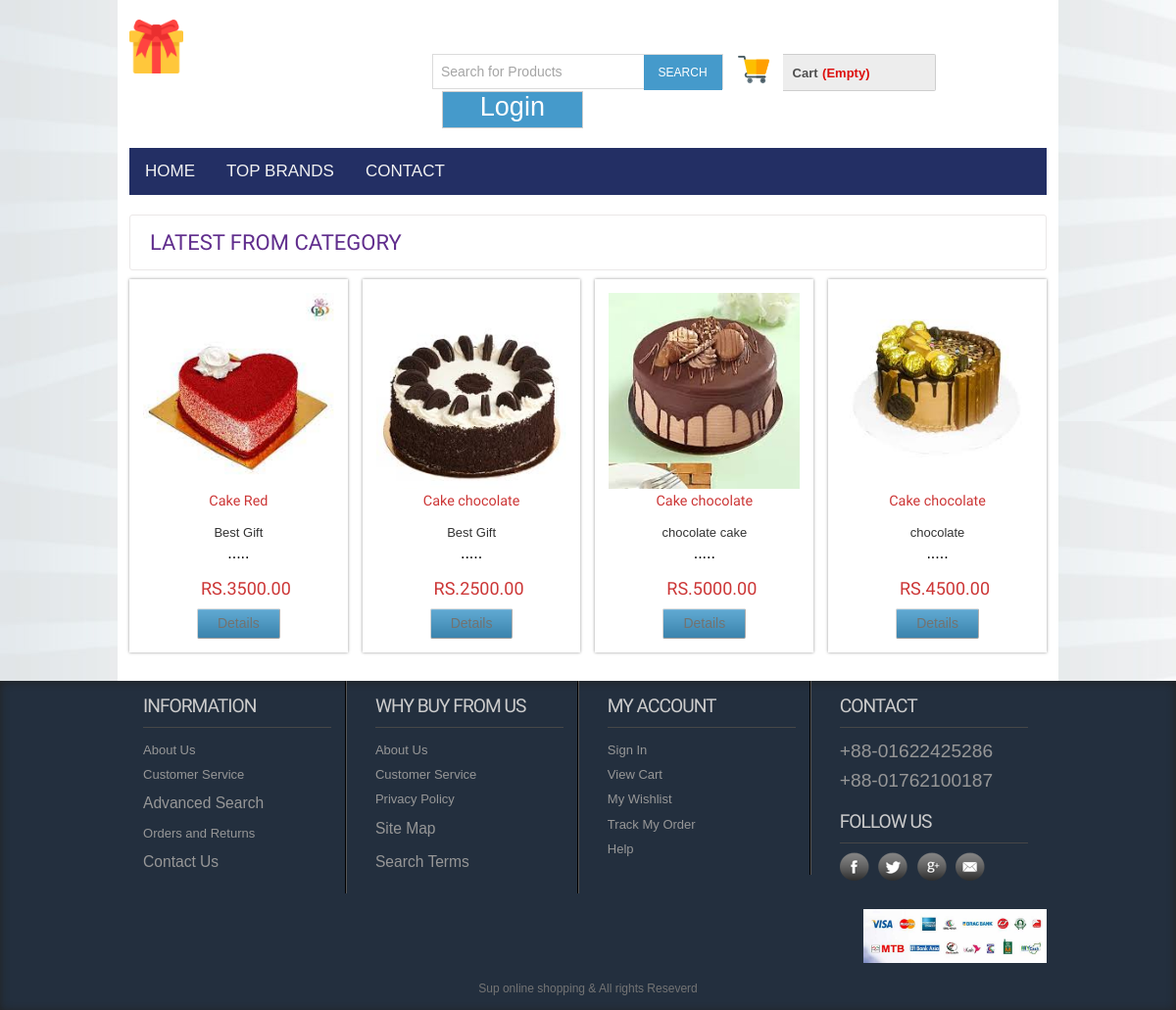
Screenshot of /productbycat.php?catId=16 with the database file from the repository.
### tables this page shows
CREATE TABLE `tbl_product` (
  `productId` int(11) NOT NULL,
  `productName` varchar(255) NOT NULL,
  `catId` int(11) NOT NULL,
  `brandId` int(11) NOT NULL,
  `body` text NOT NULL,
  `price` float(10,2) NOT NULL,
  `image` varchar(255) NOT NULL,
  `type` tinyint(4) NOT NULL DEFAULT 0
);

### classess/Product.php (called while the page is built, shortened)
<?php
$filepath = realpath(dirname(__FILE__));
include_once ($filepath.'/../lib/Database.php');
include_once ($filepath.'/../helpers/Formate.php');
?>
<?php
class Product{
private $db;
	public function __construct()
	{
		$this->db = new Database();
	}
public function productByCat($id){
$catId       = mysqli_real_escape_string($this->db->link,$id);
$query       = "SELECT * FROM tbl_product WHERE catId = '$catId'";
$result      = $this->db->select($query);
return $result;
}
}
?>

### lib/Database.php (called while the page is built, shortened)
<?php
Class Database{
 public $host   = DB_HOST;
 public $user   = DB_USER;
 public $pass   = DB_PASS;
 public $dbname = DB_NAME;
 public $link;
private function connectDB(){
 $this->link = new mysqli($this->host, $this->user, $this->pass,
  $this->dbname);
 }
public function select($query){
  $result = $this->link->query($query) or
   die($this->link->error.__LINE__);
  if($result->num_rows > 0){
    return $result;
  } else {
    return false;
  }
 }
}

### helpers/Formate.php (called while the page is built, shortened)
<?php
class Format{
 public function textShorten($text, $limit = 400){
  $text = $text. " ";
  $text = substr($text, 0, $limit);
  $text = substr($text, 0, strrpos($text, ' '));
  $text = $text.".....";
  return $text;
 }
}
?>

### productbycat.php (the view, shortened to what this page needs)
<?php include 'inc/header.php';?>
<?php
if (!isset($_GET['catId']) || $_GET['catId'] == NULL) {
   echo "<script>window.location='404.php';</script>";
} else {
    $id = preg_replace('/[^-a-zA-Z0-9_]/', '', $_GET['catId']);
}
 ?>
 <div class="main">
    <div class="content">
    	<div class="content_top">
    		<div class="heading">
    		<h3>Latest from Category</h3>
    		</div>
    	</div>
	      <div class="section group">
	      	<?php
	      	$productbycat = $pd->productByCat($id);
	      	if ($productbycat) {
	      		while ($result = $productbycat->fetch_assoc()) {
	      	 ?>
				<div class="grid_1_of_4 images_1_of_4">
					<a href="details.php?proid=<?php echo $result['productId']; ?>"><img src="admin/<?php echo $result['image']; ?>" alt="" /></a>
					 <h2><?php echo $result['productName']; ?></h2>
					 <p><?php echo $fm->textShorten($result['body'],60); ?></p>
					 <p><span class="price">RS.<?php echo $result['price']; ?></span></p>
				     <div class="button"><span><a href="details.php?proid=<?php echo $result['productId']; ?>" class="details">Details</a></span></div>
				</div>
			<?php }}else{
				header("location:404.php");
			} ?>
			</div>
    </div>
 </div>
<?php include 'inc/footer.php';?>

### css/newstyle.css (style rules this page uses)
html,body,div,span,applet,object,iframe,h1,h2,h3,h4,h5,h6,p,blockquote,pre,a,abbr,acronym,address,big,cite,code,del,dfn,em,img,ins,kbd,q,s,samp,small,strike,strong,sub,sup,tt,var,b,u,i,dl,dt,dd,ol,nav ul,nav li,fieldset,form,label,legend,table,caption,tbody,tfoot,thead,tr,th,td,article,aside,canvas,details,embed,figure,figcaption,footer,header,hgroup,menu,nav,output,ruby,section,summary,time,mark,audio,video { margin:0;padding:0;border:0;font-size:100%;font:inherit;vertical-align:baseline; }
a { text-decoration:none; }
img { max-width:100%; }
body { font-family:Arial, Helvetica, sans-serif; background:url(../images/body_bg.jpg); }
.section { clear: both; padding: 0px; margin: 0px; }
.group:before, .group:after { content:""; display:table; }
.group:after { clear:both; }
.group { zoom:1; }
.content { padding:20px 0; background:#FFF; }
.content h2 { font-size:23px; color:#6C6C6C; font-family: 'Monda', sans-serif; }
.content_top { padding:15px 20px; border:1px solid #EBE8E8; border-radius:3px; }
.heading { float:left; margin-right:10%; }
.heading h3 { font-family: 'Monda', sans-serif; font-size:22px; color:#602D8D; text-transform:uppercase; }
.grid_1_of_4 { display: block; float:left; margin: 1% 0 1% 1.6%; box-shadow: 0px 0px 3px rgb(150, 150, 150); }
.grid_1_of_4:first-child { margin-left: 0; }
.images_1_of_4 { width: 20.8%; padding:1.5%; text-align:center; position:relative; }
.images_1_of_4 img { height: 200px; max-width:100%; }
.images_1_of_4 h2 { color: #CC3636; font-family: 'Monda', sans-serif; font-size:0.9em; font-weight : normal; }
.images_1_of_4 p { font-size:0.8125em; padding:0.4em 0; color: #333; }
.images_1_of_4 p span.price { font-size:18px; font-family: 'Monda', sans-serif; color: #CC3636; margin-left:15px; }
.images_1_of_4 .button { float: left; line-height: 1.9em; margin-top: 0.3em; width: 100%; }
.images_1_of_4 .button a { padding:7px 20px; font-size:0.8em; }
.images_1_of_4 .button a { font-family: "Trebuchet MS",Arial,Helvetica,sans-serif; font-size: 14px; line-height: 15px; text-transform: none; color: #737370; text-decoration: none!important; background:#459ACB url(../images/large-button-overlay.png); display: inline-block; border-left: 1px solid #D4D4D4!important; border-right: 1px solid #ADADAD!important; border-top: 1px solid #E0E0E0!important; border-bottom: 1px solid #9C9C9C!important; cursor: pointer!important; margin: 0 2px; border-radius: 2px; -moz-border-radius: 2px; -webkit-border-radius: 2px; -webkit-transition: all 0.5s ease; -moz-transition: all 0.5s ease; -o-transition: all 0.5s ease; transition: all 0.5s ease; }

### css/tougle.css (style rules this page uses)
body { margin: 0; font-family: Arial, Helvetica, sans-serif; }

### rows the page displays
tbl_product: image (picture), productName "Cake Red", body "Best Gift .....", price "3500.00"
tbl_product: image (picture), productName "Cake chocolate", body "Best Gift .....", price "2500.00"
tbl_product: image (picture), productName "Cake chocolate", body "chocolate cake .....", price "5000.00"
tbl_product: image (picture), productName "Cake chocolate", body "chocolate .....", price "4500.00"
